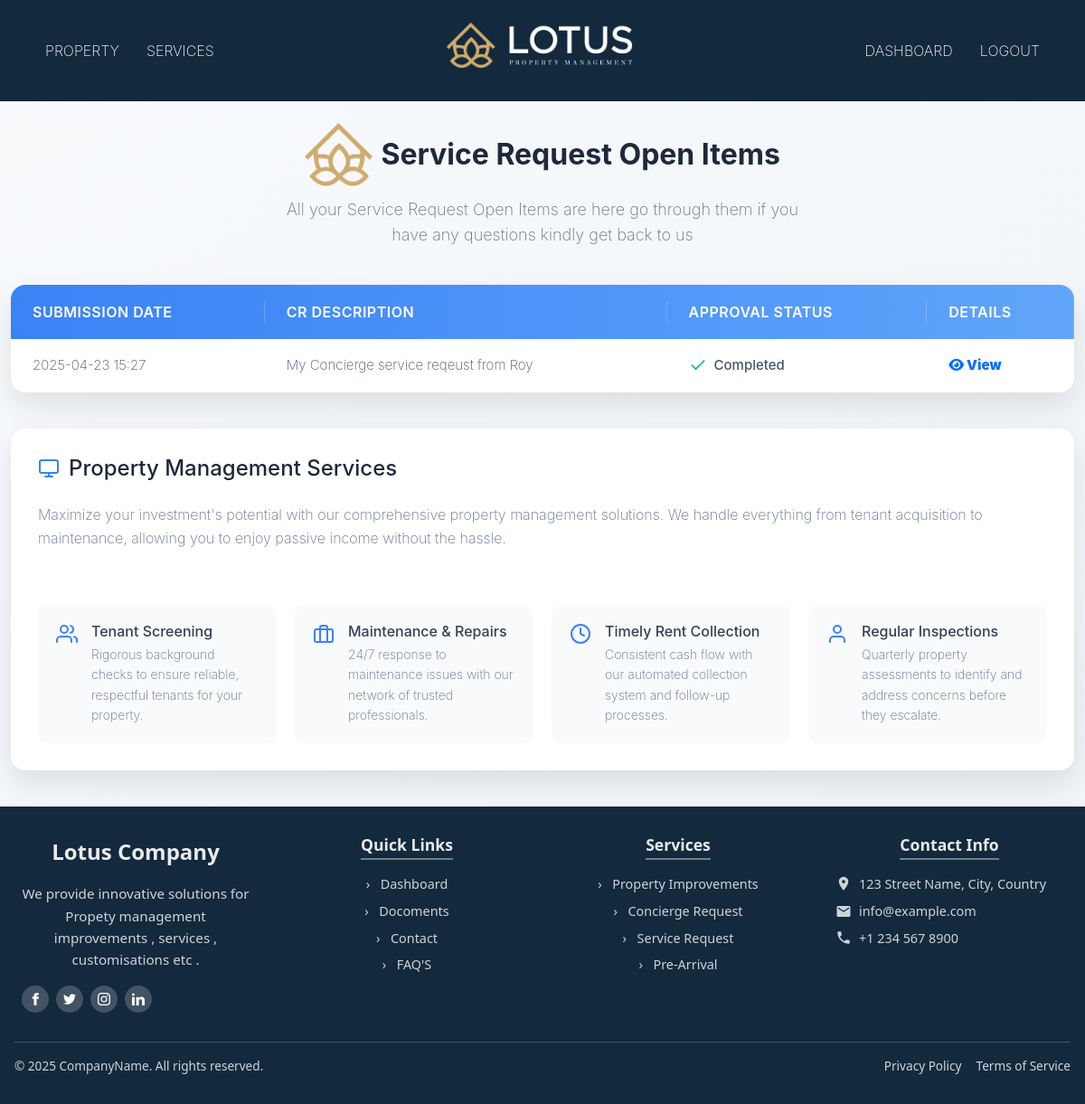
/completed_concierge_services (signed in), run on the app's committed database.
### servicedetails/models.py (models this page shows, shortened)
class ConciergeServiceRequest(models.Model):
    STATUS_CHOICES = [
        ('pending', 'Pending'),
        ('open', 'Open'),
        ('completed', 'Completed'),
        ('denied', 'Denied'),
    ]
    user = models.ForeignKey(Client, on_delete=models.CASCADE)
    description = models.TextField()
    status = models.CharField(max_length=10, choices=STATUS_CHOICES, default='pending')
    vendor = models.ForeignKey(Vendor, on_delete=models.SET_NULL, null=True, blank=True)
    created_at = models.DateTimeField(auto_now_add=True)

### mainapp/views.py (the view)
# urls.py: path('completed_concierge_services', completed_concierge_services, name='completed_concierge_services'),  # ✅ Added service request URL
def completed_concierge_services(request):
    client_id = request.session.get("client_id")
    if not client_id:
        return redirect("mainapp:client_login")
    try:
        client = Client.objects.get(id=client_id)
    except Client.DoesNotExist:
        return redirect("mainapp:client_login")
    service_requests = ConciergeServiceRequest.objects.filter(user=client, status='completed').order_by('-created_at')
    return render(request, 'services/concierge/completed_services.html', {'service_requests': service_requests})

### template/services/concierge/completed_services.html (shortened to what this page needs)
{% extends "outbase.html" %}
{% load static %}
{% block content %}
<link rel="stylesheet" href="https://cdnjs.cloudflare.com/ajax/libs/font-awesome/6.5.0/css/all.min.css">
    <div class="container">
        <header>
            <div class="logo">
               <img src="{% static 'img/smalllogo.png' %}" alt="">
               Service Request Open Items
            </div>
            <p class="tagline">All your Service Request Open Items are here go through them if you have any questions kindly get back to us</p>
        </header>
        <div class="table-container">
            <table class="services-table">
                <thead>
                    <tr>
                        <th>Submission Date</th>
                        <th>CR Description</th>
                        <th>Approval Status</th>
                        <th>Details</th>
                    </tr>
                </thead>
                <tbody>
                    {% for request in service_requests %}
                    <tr class="{% if request.status == 'open' %}active{% endif %}">
                        <td class="cr-date">{{ request.created_at|date:"Y-m-d H:i" }}</td>
                        <td class="cr-description">{{ request.description }}</td>
                        <td class="cr-status availability-badge">
                            {% if request.status == 'completed' %}
                                <svg xmlns="http://www.w3.org/2000/svg" width="20" height="20" viewBox="0 0 24 24" fill="none" stroke="#10b981" stroke-width="2" stroke-linecap="round" stroke-linejoin="round"><polyline points="20 6 9 17 4 12"></polyline></svg>
                                Completed
                            {% elif request.status == 'pending' %}
                                <svg xmlns="http://www.w3.org/2000/svg" width="20" height="20" viewBox="0 0 24 24" fill="none" stroke="orange" stroke-width="2" stroke-linecap="round" stroke-linejoin="round"><circle cx="12" cy="12" r="10"></circle></svg>
                                Pending
                            {% elif request.status == 'denied' %}
                                <svg xmlns="http://www.w3.org/2000/svg" width="20" height="20" viewBox="0 0 24 24" fill="none" stroke="red" stroke-width="2" stroke-linecap="round" stroke-linejoin="round"><line x1="18" y1="6" x2="6" y2="18"></line><line x1="6" y1="6" x2="18" y2="18"></line></svg>
                                Denied
                            {% else %}
                                <svg xmlns="http://www.w3.org/2000/svg" width="20" height="20" viewBox="0 0 24 24" fill="none" stroke="#6b7280" stroke-width="2" stroke-linecap="round" stroke-linejoin="round"><circle cx="12" cy="12" r="10"></circle></svg>
                                Open
                            {% endif %}
                        </td>
                        <td>
                            <a href="#" class="btn-outline-primary" title="View" onclick="openCRModal(this)">
                                <i class="fa-solid fa-eye"><b> View </b></i>
                            </a>
                        </td>
                    </tr>
                    {% empty %}
                    <tr>
                        <td colspan="4">No service requests found.</td>
                    </tr>
                    {% endfor %}
                </tbody>
            </table>
        </div>
        <div class="service-details">
            <h2>
                Property Management Services
            </h2>
            <p>Maximize your investment's potential with our comprehensive property management solutions. We handle everything from tenant acquisition to maintenance, allowing you to enjoy passive income without the hassle.</p>
            <div class="features-grid">
                <div class="feature-card">
                    <div>
                        <h3>Tenant Screening</h3>
                        <p>Rigorous background checks to ensure reliable, respectful tenants for your property.</p>
                    </div>
                </div>
                <div class="feature-card">
                    <svg xmlns="http://www.w3.org/2000/svg" width="24" height="24" viewBox="0 0 24 24" fill="none" stroke="currentColor" stroke-width="2" stroke-linecap="round" stroke-linejoin="round">
                        <rect x="2" y="7" width="20" height="14" rx="2" ry="2"></rect>
                        <path d="M16 21V5a2 2 0 0 0-2-2h-4a2 2 0 0 0-2 2v16"></path>
                    </svg>
                    <div>
                        <h3>Maintenance & Repairs</h3>
                        <p>24/7 response to maintenance issues with our network of trusted professionals.</p>
                    </div>
                </div>
                <div class="feature-card">
                    <svg xmlns="http://www.w3.org/2000/svg" width="24" height="24" viewBox="0 0 24 24" fill="none" stroke="currentColor" stroke-width="2" stroke-linecap="round" stroke-linejoin="round">
                        <circle cx="12" cy="12" r="10"></circle>
                        <polyline points="12 6 12 12 16 14"></polyline>
                    </svg>
                    <div>
                        <h3>Timely Rent Collection</h3>
                        <p>Consistent cash flow with our automated collection system and follow-up processes.</p>
                    </div>
                </div>
                <div class="feature-card">
                    <svg xmlns="http://www.w3.org/2000/svg" width="24" height="24" viewBox="0 0 24 24" fill="none" stroke="currentColor" stroke-width="2" stroke-linecap="round" stroke-linejoin="round">
                        <path d="M20 21v-2a4 4 0 0 0-4-4H8a4 4 0 0 0-4 4v2"></path>
                        <circle cx="12" cy="7" r="4"></circle>
                    </svg>
                    <div>
                        <h3>Regular Inspections</h3>
                        <p>Quarterly property assessments to identify and address concerns before they escalate.</p>
                    </div>
                </div>
            </div>
        </div>
    </div>
{% endblock content %}

### template/services/concierge/completed_services.html (style rules this page uses)
* { box-sizing: border-box; font-family: 'Inter', 'Segoe UI', Tahoma, Geneva, Verdana, sans-serif; }
body { background: linear-gradient(135deg, #f8fafc 0%, #f0f4f8 100%); color: #334155; min-height: 100vh; }
.container { max-width: 1200px; margin: 0 auto; }
header { margin-top: 2%; text-align: center; margin-bottom: 40px; padding: 0 20px; }
.logo { font-size: 32px; font-weight: 700; color: #1e293b; margin-bottom: 12px; display: flex; align-items: center; justify-content: center; transition: all 0.3s ease; }
.tagline { font-size: 18px; color: #64748b; max-width: 600px; margin: 0 auto; line-height: 1.6; }
.table-container { background: white; border-radius: 16px; box-shadow: 0 15px 35px rgba(0, 0, 0, 0.1); overflow: hidden; margin-bottom: 40px; position: relative; transition: all 0.3s ease; overflow-x: auto; }
.services-table { width: 100%; border-collapse: collapse; text-align: left; min-width: 650px; }
.services-table thead { background: linear-gradient(90deg, #3b82f6, #60a5fa); color: white; }
.services-table th { padding: 18px 24px; font-weight: 600; font-size: 16px; position: relative; text-transform: uppercase; letter-spacing: 0.5px; }
.services-table th:not(:last-child)::after { content: ''; position: absolute; right: 0; top: 18px; bottom: 18px; width: 1px; background: rgba(255, 255, 255, 0.2); }
.services-table tbody tr { border-bottom: 1px solid #e2e8f0; cursor: pointer; transition: all 0.2s ease; }
.services-table tbody tr:last-child { border-bottom: none; }
.services-table td { padding: 18px 24px; font-size: 15px; color: #475569; }
.availability-badge { display: flex; align-items: center; font-weight: 500; }
.availability-badge svg { margin-right: 8px; }
.service-details { background: white; border-radius: 16px; box-shadow: 0 15px 35px rgba(0, 0, 0, 0.1); padding: 30px; margin-bottom: 40px; transition: all 0.3s ease; display: flex; flex-direction: column; gap: 20px; }
.service-details h2 { color: #1e293b; font-size: 24px; margin-bottom: 5px; display: flex; align-items: center; gap: 10px; }
.service-details h2 svg { color: #3b82f6; }
.service-details p { color: #64748b; line-height: 1.6; margin-bottom: 20px; }
.features-grid { display: grid; grid-template-columns: repeat(auto-fill, minmax(250px, 1fr)); gap: 20px; margin-top: 20px; }
.feature-card { background: #f8fafc; border-radius: 12px; padding: 20px; display: flex; align-items: flex-start; gap: 15px; transition: all 0.2s ease; }
.feature-card svg { color: #3b82f6; flex-shrink: 0; }
.feature-card h3 { font-size: 16px; color: #334155; margin-bottom: 5px; }
.feature-card p { font-size: 14px; color: #64748b; margin: 0; }

### data on the page
ConciergeServiceRequest: created_at "2025-04-23 15:27", description "My Concierge service reqeust from Roy", status "completed" (drawn)
